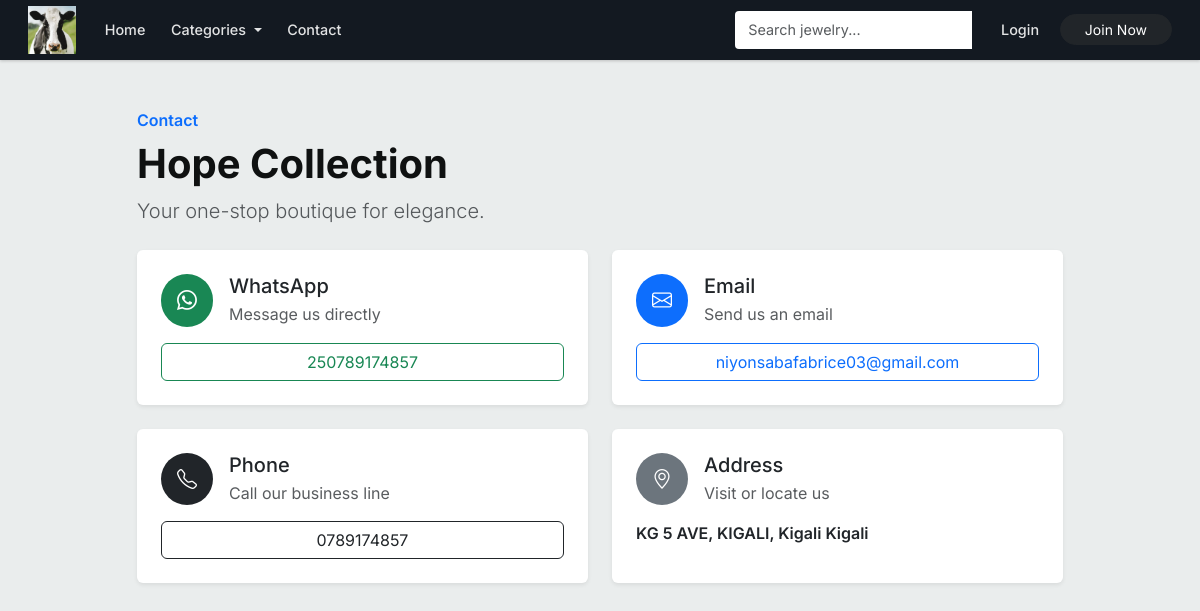
The app's page /contact with its own data.
### market/models.py (models this page shows)
class SiteSettings(db.Model):
    __tablename__ = 'site_settings'
    id               = db.Column(db.Integer, primary_key=True)
    business_name    = db.Column(db.String(100), nullable=False, default='Hope Collection')
    tagline          = db.Column(db.String(255), default='Your one-stop boutique for elegance.')
    logo_url         = db.Column(db.String(255), default='')
    meta_description = db.Column(db.String(255), default='Hope Collection - Quality jewelry, electronics, and accessories.')
    whatsapp_number  = db.Column(db.String(20), nullable=False, default='250789174857')
    contact_email    = db.Column(db.String(120), nullable=False, default='niyonsabafabrice03@gmail.com')
    business_phone   = db.Column(db.String(20))
    business_address = db.Column(db.String(255))
    facebook_url     = db.Column(db.String(255))
    instagram_url    = db.Column(db.String(255))
    currency_code    = db.Column(db.String(10), default='RWF')
    delivery_fee     = db.Column(db.Integer, default=0)
    about_content    = db.Column(db.Text, default='Welcome to Hope Collection. We provide quality products and services.')
    payment_methods  = db.Column(db.Text, default='[{"id":"wallet","name":"Wallet Balance","enabled":true},{"id":"mtn","name":"MTN Mobile Money","enabled":true},{"id":"equity","name":"Equity Bank Transfer","enabled":true}]')

### market/routes.py (the view)
@app.route('/contact')
def contact_page():
    return render_template('contact.html')

### market/templates/contact.html (shortened to what this page needs)
{% extends 'base.html' %}
{% block content %}
<div class="container py-5">
    <div class="row justify-content-center">
        <div class="col-lg-10">
            <div class="d-flex flex-column flex-md-row justify-content-between align-items-md-center gap-3 mb-4">
                <div>
                    <p class="text-primary fw-semibold mb-2">Contact</p>
                    <h1 class="display-6 fw-bold mb-2">{{ site_settings.business_name }}</h1>
                    {% if site_settings.tagline %}
                        <p class="lead text-muted mb-0">{{ site_settings.tagline }}</p>
                    {% endif %}
                </div>
            </div>
            <div class="row g-4">
                <div class="col-md-6">
                    <div class="card h-100 border-0 shadow-sm">
                        <div class="card-body p-4">
                            <div class="d-flex align-items-center gap-3 mb-3">
                                <span class="badge rounded-pill text-bg-success p-3">
                                    <i class="bi bi-whatsapp fs-5"></i>
                                </span>
                                <div>
                                    <h2 class="h5 mb-1">WhatsApp</h2>
                                    <p class="text-muted mb-0">Message us directly</p>
                                </div>
                            </div>
                            <a class="btn btn-outline-success w-100" href="https://wa.me/{{ site_settings.whatsapp_number }}" target="_blank" rel="noopener">
                                {{ site_settings.whatsapp_number }}
                            </a>
                        </div>
                    </div>
                </div>
                <div class="col-md-6">
                    <div class="card h-100 border-0 shadow-sm">
                        <div class="card-body p-4">
                            <div class="d-flex align-items-center gap-3 mb-3">
                                <span class="badge rounded-pill text-bg-primary p-3">
                                    <i class="bi bi-envelope fs-5"></i>
                                </span>
                                <div>
                                    <h2 class="h5 mb-1">Email</h2>
                                    <p class="text-muted mb-0">Send us an email</p>
                                </div>
                            </div>
                            <a class="btn btn-outline-primary w-100" href="mailto:{{ site_settings.contact_email }}">
                                {{ site_settings.contact_email }}
                            </a>
                        </div>
                    </div>
                </div>
                {% if site_settings.business_phone %}
                    <div class="col-md-6">
                        <div class="card h-100 border-0 shadow-sm">
                            <div class="card-body p-4">
                                <div class="d-flex align-items-center gap-3 mb-3">
                                    <span class="badge rounded-pill text-bg-dark p-3">
                                        <i class="bi bi-telephone fs-5"></i>
                                    </span>
                                    <div>
                                        <h2 class="h5 mb-1">Phone</h2>
                                        <p class="text-muted mb-0">Call our business line</p>
                                    </div>
                                </div>
                                <a class="btn btn-outline-dark w-100" href="tel:{{ site_settings.business_phone }}">
                                    {{ site_settings.business_phone }}
                                </a>
                            </div>
                        </div>
                    </div>
                {% endif %}
                {% if site_settings.business_address %}
                    <div class="col-md-6">
                        <div class="card h-100 border-0 shadow-sm">
                            <div class="card-body p-4">
                                <div class="d-flex align-items-center gap-3 mb-3">
                                    <span class="badge rounded-pill text-bg-secondary p-3">
                                        <i class="bi bi-geo-alt fs-5"></i>
                                    </span>
                                    <div>
                                        <h2 class="h5 mb-1">Address</h2>
                                        <p class="text-muted mb-0">Visit or locate us</p>
                                    </div>
                                </div>
                                <p class="mb-0 fw-semibold">{{ site_settings.business_address }}</p>
                            </div>
                        </div>
                    </div>
                {% endif %}
            </div>
        </div>
    </div>
</div>
{% endblock %}

### market/templates/base.html (shortened to what this page needs)
<!DOCTYPE html>
<html lang="en">
<head>
    <link href="https://cdn.jsdelivr.net/npm/bootstrap@5.3.0/dist/css/bootstrap.min.css" rel="stylesheet">
    <link rel="stylesheet" href="https://cdn.jsdelivr.net/npm/bootstrap-icons@1.11.3/font/bootstrap-icons.css">
    <link rel="stylesheet" href="{{ url_for('static', filename='css/storefront.css') }}">
</head>
<body>
<nav class="navbar navbar-expand-lg navbar-light sticky-top navbar-custom">
    <div class="container-fluid">
        <a class="navbar-brand" href="{{ url_for('home_page') }}">
            {% if site_settings.logo_url and site_settings.logo_url != '/static/images/logo.png' and site_settings.logo_url != '/static/images/logos/hope-collection-logo.svg' %}
                <img src="{{ site_settings.logo_url }}" alt="{{ site_settings.business_name }} logo" class="brand-logo" onerror="this.classList.add('d-none'); this.nextElementSibling.classList.remove('d-none'); this.nextElementSibling.nextElementSibling.classList.remove('d-none');">
            {% endif %}
        </a>
        <div class="collapse navbar-collapse" id="navbarNav">
            <ul class="navbar-nav me-auto">
                <li class="nav-item">
                    <a class="nav-link px-3" href="{{ url_for('home_page') }}">Home</a>
                </li>
                <li class="nav-item dropdown">
                    <a class="nav-link dropdown-toggle px-3" href="#" id="navbarDropdown" role="button" data-bs-toggle="dropdown">
                        Categories
                    </a>
                </li>
                <li class="nav-item">
                    <a class="nav-link px-3" href="{{ url_for('contact_page') }}">Contact</a>
                </li>
            </ul>
            <form class="d-flex me-lg-3 my-2 my-lg-0">
                <div class="input-group">
                    <input class="form-control search-bar-nav" type="search" placeholder="Search jewelry..." aria-label="Search">
                </div>
            </form>
            <ul class="navbar-nav align-items-lg-center">
                {% if current_user.is_authenticated %}
                    <li class="nav-item">
                        <a class="nav-link px-3" href="{{ url_for('view_cart') }}">
                            <i class="bi bi-cart3"></i>
                            {% set cart = session.get('cart', []) %}
                            {% if cart %}
                            <span class="badge badge-custom ms-1">{{ cart|length }}</span>
                            {% endif %}
                        </a>
                    </li>
                    <li class="nav-item">
                        <span class="nav-link px-3 nav-greeting">Hello, <strong>{{ current_user.username }}</strong></span>
                    </li>
                    <li class="nav-item">
                        <a class="nav-link btn btn-sm btn-outline-dark ms-lg-2" href="{{ url_for('logout_page') }}">Logout</a>
                    </li>
                {% else %}
                    <li class="nav-item pe-2">
                        <a class="nav-link" href="{{ url_for('login_page') }}">Login</a>
                    </li>
                    <li class="nav-item">
                        <a class="btn btn-dark btn-sm px-4 rounded-pill" href="{{ url_for('register_page') }}">Join Now</a>
                    </li>
                {% endif %}
            </ul>
        </div>
    </div>
</nav>
<main>
    {% block content %}
    {% endblock %}
</main>
</body>
</html>

### market/static/css/storefront.css (style rules this page uses)
:root { --ink: #0f1111; --muted: #565959; --paper: #eaeded; --cream: #f3efe7; --line: rgba(15, 17, 17, 0.11); --gold: #c7923e; --green: #198754; --amazon-blue: #146eb4; --amazon-orange: #febd69; --amazon-yellow: #f3a847; --card-bg: #ffffff; --hero-gradient: linear-gradient(135deg, #1a1a2e, #16213e, #0f3460); --shadow-sm: 0 2px 5px rgba(0,0,0,0.06); --shadow-md: 0 4px 12px rgba(0,0,0,0.10); --shadow-lg: 0 8px 30px rgba(0,0,0,0.12); --mtn-color: #ffcc00; --mtn-dark: #e6b800; --equity-color: #1a5276; --equity-light: #2e86c1; --wallet-color: #198754; --wallet-light: #20c997; }
* { letter-spacing: 0; box-sizing: border-box; }
body { color: var(--ink); background: var(--paper); font-family: Inter, ui-sans-serif, system-ui, -apple-system, BlinkMacSystemFont, "Segoe UI", sans-serif; }
.navbar-custom { background: #131921; border-bottom: none; box-shadow: 0 1px 3px rgba(0,0,0,0.2); padding: 0.2rem 1rem; min-height: 60px; }
.navbar-custom .container-fluid { max-width: 1280px; }
.navbar-brand { align-items: center; color: #fff !important; display: inline-flex; gap: 0.75rem; font-weight: 700; font-size: 1.35rem; text-decoration: none; transition: opacity 0.2s; padding: 0; }
.brand-logo { height: 48px; width: auto; max-width: 200px; object-fit: contain; border-radius: 0; margin-right: 0; background: transparent; border: none; filter: brightness(1.05); transition: opacity 0.25s ease; }
.navbar-custom .nav-link { color: rgba(255,255,255,0.88) !important; font-weight: 500; font-size: 0.9rem; padding: 0.5rem 0.8rem !important; border-radius: 3px; transition: all 0.15s ease; }
.search-bar-nav { background: #fff; border: 1px solid transparent; color: #0f1111 !important; border-radius: 4px 0 0 4px; font-size: 0.9rem; min-height: 38px; }

### records on screen
SiteSettings: logo_url (picture), business_name "Hope Collection", tagline "Your one-stop boutique for elegance.", whatsapp_number "250789174857", contact_email "niyonsabafabrice03@gmail.com", business_phone "0789174857", business_address "KG 5 AVE, KIGALI, Kigali Kigali"
